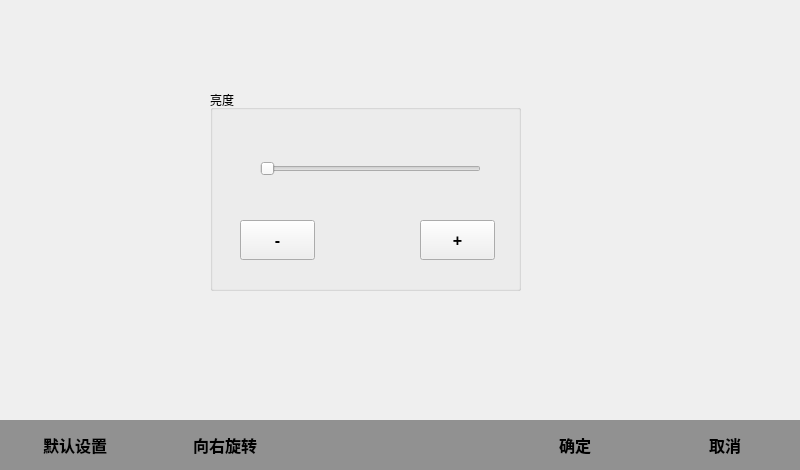
<?xml version="1.0" encoding="UTF-8"?>
<ui version="4.0">
 <class>Appearance</class>
 <widget class="QWidget" name="Appearance">
  <property name="geometry">
   <rect>
    <x>0</x>
    <y>0</y>
    <width>800</width>
    <height>470</height>
   </rect>
  </property>
  <property name="windowTitle">
   <string>Form</string>
  </property>
  <widget class="QWidget" name="widget" native="true">
   <property name="geometry">
    <rect>
     <x>0</x>
     <y>420</y>
     <width>800</width>
     <height>50</height>
    </rect>
   </property>
   <property name="styleSheet">
    <string notr="true">background-color: rgb(145, 145, 145);</string>
   </property>
   <widget class="QPushButton" name="btn_cancel">
    <property name="geometry">
     <rect>
      <x>650</x>
      <y>0</y>
      <width>150</width>
      <height>50</height>
     </rect>
    </property>
    <property name="font">
     <font>
      <pointsize>12</pointsize>
      <weight>75</weight>
      <bold>true</bold>
     </font>
    </property>
    <property name="text">
     <string>取消</string>
    </property>
    <property name="flat">
     <bool>true</bool>
    </property>
   </widget>
   <widget class="QPushButton" name="btn_acquiesce">
    <property name="geometry">
     <rect>
      <x>0</x>
      <y>0</y>
      <width>150</width>
      <height>50</height>
     </rect>
    </property>
    <property name="font">
     <font>
      <pointsize>12</pointsize>
      <weight>75</weight>
      <bold>true</bold>
     </font>
    </property>
    <property name="text">
     <string>默认设置</string>
    </property>
    <property name="flat">
     <bool>true</bool>
    </property>
   </widget>
   <widget class="QPushButton" name="btn_turnRight">
    <property name="geometry">
     <rect>
      <x>150</x>
      <y>0</y>
      <width>150</width>
      <height>50</height>
     </rect>
    </property>
    <property name="font">
     <font>
      <pointsize>12</pointsize>
      <weight>75</weight>
      <bold>true</bold>
     </font>
    </property>
    <property name="text">
     <string>向右旋转</string>
    </property>
    <property name="flat">
     <bool>true</bool>
    </property>
   </widget>
   <widget class="QPushButton" name="btn_ok">
    <property name="geometry">
     <rect>
      <x>500</x>
      <y>0</y>
      <width>150</width>
      <height>50</height>
     </rect>
    </property>
    <property name="font">
     <font>
      <pointsize>12</pointsize>
      <weight>75</weight>
      <bold>true</bold>
     </font>
    </property>
    <property name="text">
     <string>确定</string>
    </property>
    <property name="flat">
     <bool>true</bool>
    </property>
   </widget>
  </widget>
  <widget class="QGroupBox" name="groupBox">
   <property name="geometry">
    <rect>
     <x>210</x>
     <y>90</y>
     <width>311</width>
     <height>201</height>
    </rect>
   </property>
   <property name="title">
    <string>亮度</string>
   </property>
   <widget class="QSlider" name="horizontalSlider">
    <property name="geometry">
     <rect>
      <x>50</x>
      <y>69</y>
      <width>221</width>
      <height>20</height>
     </rect>
    </property>
    <property name="orientation">
     <enum>Qt::Horizontal</enum>
    </property>
   </widget>
   <widget class="QPushButton" name="btn_add">
    <property name="geometry">
     <rect>
      <x>210</x>
      <y>130</y>
      <width>75</width>
      <height>40</height>
     </rect>
    </property>
    <property name="font">
     <font>
      <pointsize>12</pointsize>
      <weight>75</weight>
      <bold>true</bold>
     </font>
    </property>
    <property name="text">
     <string>+</string>
    </property>
   </widget>
   <widget class="QPushButton" name="btn_reduce">
    <property name="geometry">
     <rect>
      <x>30</x>
      <y>130</y>
      <width>75</width>
      <height>40</height>
     </rect>
    </property>
    <property name="font">
     <font>
      <pointsize>12</pointsize>
      <weight>75</weight>
      <bold>true</bold>
     </font>
    </property>
    <property name="text">
     <string>-</string>
    </property>
   </widget>
  </widget>
 </widget>
 <resources/>
 <connections/>
</ui>
